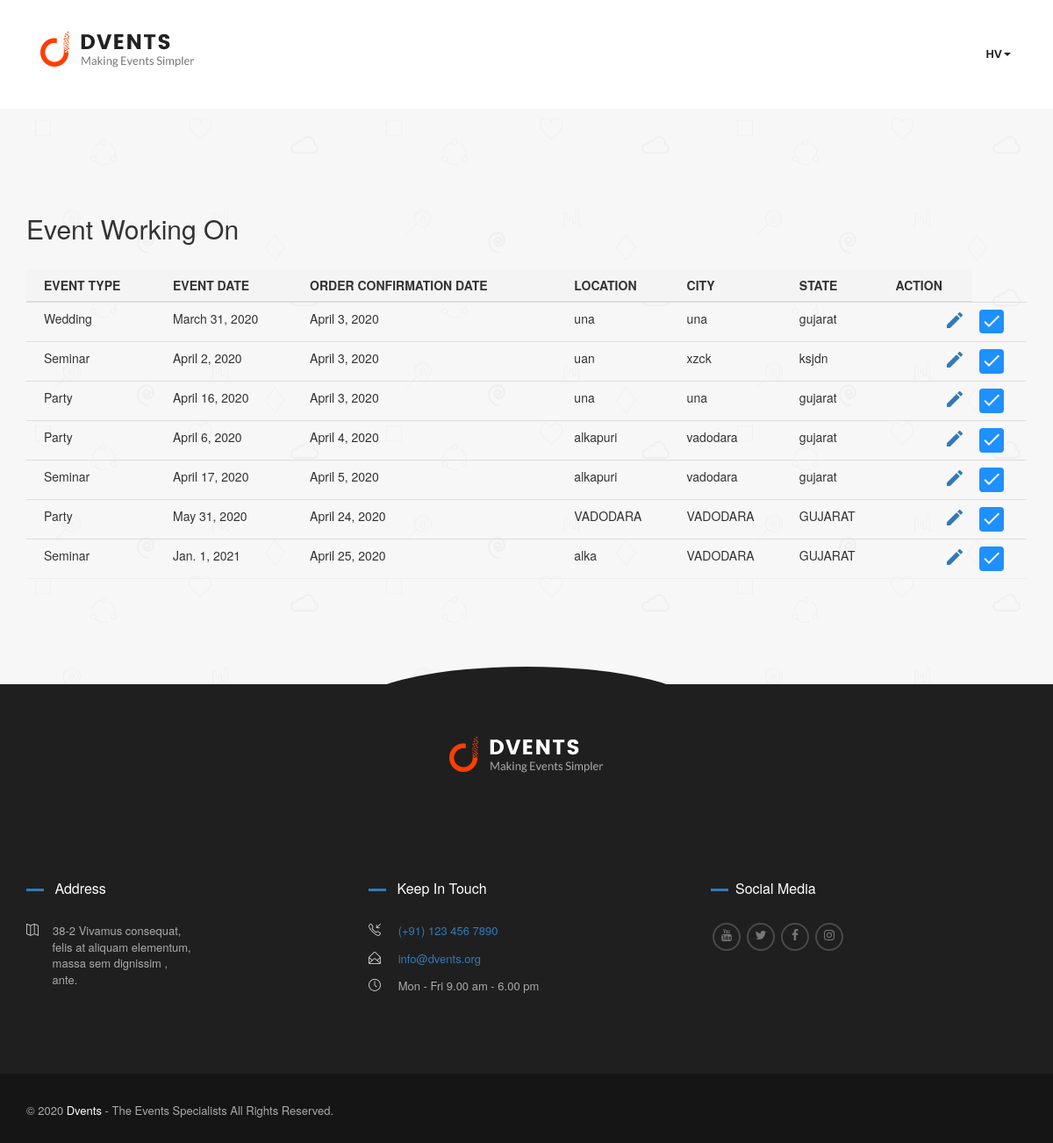
Page /event-working-on/ (signed in) on the committed database.
### events/models.py (models this page shows, shortened)
class EventRegistration(models.Model):
    status = (
    ('not_enroll', 'Not Enroll'),
    ('need_to_work', 'NEED TO WORK'),
    ('in_process', ' IN PROCESS'),
    ('done', 'DONE'),
    )
    Event_Status = (
    ('accepted', 'accepted'),
    ('pending', 'pending'),
    ('reject','reject'),
    ('completed', 'completed'),
    )
    user_id = models.ForeignKey(User, on_delete=models.CASCADE,null=True,related_name='customer')
    manager = models.ForeignKey(User, on_delete=models.CASCADE,null=True,related_name='manager')
    profile_id = models.ForeignKey(Profile,on_delete=models.CASCADE,null=True,related_name='customer_profile')
    manager_profile_id = models.ForeignKey(Profile,on_delete=models.CASCADE,null=True,related_name='manager_profile')
    location = models.CharField(max_length=100,null=True)
    city = models.CharField(max_length=30,null=True)
    state = models.CharField(max_length=30,null=True)
    event_date =  models.DateField(blank=True,null=True)
    budget = models.CharField(max_length=30,null=True)
    event_type = models.CharField(max_length=30,null=True)
    Sound_system = models.CharField(max_length=30,null=True,choices=status)
    Catering = models.CharField(max_length=30,null=True,choices=status)
    Projector = models.CharField(max_length=30,null=True,choices=status)
    Decoration = models.CharField(max_length=30,null=True,choices=status)
    Photographer = models.CharField(max_length=30,null=True,choices=status)
    confirmation = models.CharField(max_length=30,null=True,choices=Event_Status)
    confirmation_date = models.DateField(blank=True,null=True)
    comment = models.CharField(max_length=500,null=True)
    register_date = models.DateField(auto_now=True)
    class Meta:
    	verbose_name_plural = "Event Portal"

### events/views.py (the view)
# urls.py: path('event-working-on/', views.EventWorkingOnView,name="event_working_on"),
def EventWorkingOnView(request):
	if request.user.is_authenticated:
		posts = {'events':EventRegistration.objects.all()}
		return render(request, 'events/Events-working-on.html',posts)
	else:
		messages.success(request,' Please Login First ')

### template/events/Events-working-on.html (shortened to what this page needs)
<!DOCTYPE html>
<html lang="en">
{% load static %}
<head>
<link rel="stylesheet" href="{% static 'events/assets/css/master.css' %}"/>
<link rel="stylesheet" href="https://maxcdn.bootstrapcdn.com/font-awesome/4.7.0/css/font-awesome.min.css">
<link rel="stylesheet" href="https://maxcdn.bootstrapcdn.com/bootstrap/3.3.7/css/bootstrap.min.css">
</head>
  <body>
    <div data-header="sticky" data-header-top="200" data-canvas="container" class="l-theme animated-css">
      <header class="header header-boxed-width header-background-trans header-logo-black header-topbarbox-1-left header-topbarbox-2-right header-navibox-1-left header-navibox-2-right">
        <div class="container container-boxed-width">
          <nav id="nav" class="navbar">
            <div class="container">
              <div class="header-navibox-1">
                <a href="home.html" class="navbar-brand scroll"><img src="{% static 'events/assets/media/general/logo-dark.png' %}" alt="logo" class="scroll-logo hidden-xs"/></a>
              </div>
              {% if user.is_authenticated %}
              <div class="header-navibox-2">
                <ul class="yamm main-menu nav navbar-nav">
                  <li class="dropdown"><a data-toggle="dropdown" class="dropdown-toggle">{{request.user}}<b class="caret"></b></a>
                  </li>
                </ul>
              </div>
              {% endif %}
            </div>
          </nav>
        </div>
      </header>
      <div data-stellar-background-ratio="0.3" class="section-brands bg-grey section-texture-2 stellar">
        <div class="container">
          <div class="row">
            <div class="col-xs-12">
                <h2 class="typography-title">Event Working On </h2>
                <br>
                <div class="table-container">
                  <table class="table table_primary table-type-1" >
                    <thead>
                      <tr>
                        <th>Event type </th>
                        <th>Event date</th>
                        <th>Order Confirmation date</th>
                        <th>Location</th>
                        <th>City</th>
                        <th>State</th>
                        <th>Action</th>
                      </tr>
                    </thead>
                    <tbody>
                      {% for post in events %}
                      {% if post.confirmation == 'accepted' %}
                      <tr>
                        <td>{{post.event_type}}</td>
                        <td>{{post.event_date}}</td>
                        <td>{{post.confirmation_date}}</td>
                        <td>{{post.location}}</td>
                        <td>{{post.city}}</td>
                        <td>{{post.state}}</td>
                        <td align="right">
                            <a href="{% url 'manager_event_view_form' post.id %}" class="view" title="Edit" data-toggle="tooltip"><i class="material-icons">&#xE254;</i>
                           </a>
                         <td align="left">
                             <form action="{% url 'manager_event_view_form' post.id %}" method="POST">
                             <button type="submit" name="action" value="done"class="btn"><i class="material-icons">done</i></button>
                            </form>
                          </td>
                        </td>
                      </tr>
                      {% endif %}
                      {% endfor %}
                    </tbody>
                  </table>
                </div>
            </div>
          </div>
        </div>
      </div>
      <footer class="footer">
        <div class="footer__main">
          <div class="container">
            <div class="row">
              <div class="col-xs-12">
                <div class="text-center"><a href="home.html" class="footer__logo"><img src="{% static 'events/assets/media/general/logo.png' %}" alt="Logo" class="img-responsive"/></a></div>
              </div>
            </div>
            <div class="row">
              <div class="col-md-4">
                <div class="footer-section">
                  <h3 class="footer-section__title ui-title-inner"><i class="ui-decor-2 bg-primary"></i> Address </h3>
                   <div class="footer__contact"><i class="icon icon-map"></i>38-2 Vivamus consequat, <br>&emsp;&emsp; felis at aliquam elementum, <br>&emsp;&emsp; massa sem dignissim , <br>&emsp;&emsp; ante.</div>
                </div>
              </div>
              <div class="col-md-4">
                <section class="footer-section">
                  <h3 class="footer-section__title ui-title-inner"><i class="ui-decor-2 bg-primary"></i> Keep In Touch</h3>
                  <div class="footer__contact"><i class="icon icon-call-in"></i> <a href="tel:+911234567890">(+91) 123 456 7890</div>
                  <div class="footer__contact"><i class="icon icon-envelope-open"></i><a href="mailto:dvents@gmail.com"> info@dvents.org</a></div>
                  <div class="footer__contact"><i class="icon icon-clock"></i> Mon - Fri 9.00 am - 6.00 pm</div>
                </section>
              </div>
              <div class="col-md-4  ">
                <section class="footer-section">
                  <h3 class="footer-section__title ui-title-inner"><i class="ui-decor-2 bg-primary"></i>Social Media</h3>
                  <ul class="social-net list-inline pull-left">
                  <li class="social-net__item"><a href="https://www.youtube.com/" target="_blank"class="social-net__link text-primary_h"><i class="icon fa fa-youtube"></i></a></li>
                  <li class="social-net__item"><a href="https://twitter.com/explore" target="_blank"class="social-net__link text-primary_h"><i class="icon fa fa-twitter"></i></a></li>
                  <li class="social-net__item"><a href="https://www.facebook.com/" target="_blank"class="social-net__link text-primary_h"><i class="icon fa fa-facebook"></i></a></li>
                  <li class="social-net__item"><a href="https://www.instagram.com/" target="_blank"class="social-net__link text-primary_h"><i class="icon fa fa-instagram"></i></a></li>
                </ul>
                </section>
              </div>
            </div>
          </div>
        </div>
        <div class="footer__bottom">
          <div class="container">
            <div class="row">
              <div class="col-xs-12">
                <div class="copyright">© 2020<strong> Dvents</strong> - The Events Specialists All Rights Reserved.</div>
              </div>
            </div>
          </div>
        </div>
      </footer>
    </div>
  </body>
</html>

### static/events/assets/css/theme.css (style rules this page uses)
body { font: 14px/1.8571 Lato; color: #777; background-color: #222; }
.l-theme { position: relative; max-width: 1920px; margin: auto; background-color: #fff; overflow-x: hidden; }
.ui-title-inner { font-size: 18px; }
.btn { position: relative; margin-right: 1px; overflow: hidden; z-index: 1; }
.btn:after { position: absolute; top: 50%; left: 50%; width: 120%; height: 50%; opacity: 0; z-index: -1; content: ''; -webkit-transition: all 0.3s ease 0s; transition: all 0.3s ease 0s; -webkit-transform: translateX(-50%) translateY(-50%) rotate(45deg); transform: translateX(-50%) translateY(-50%) rotate(45deg); }
.ui-decor-2 { display: inline-block; width: 40px; height: 3px; }
.table th:first-child, .table td:first-child { padding-left: 20px; }
.table-type-1 { border-bottom: 1px solid #eee; }
.table-type-1 > thead > tr > th { padding-top: 30px; padding-bottom: 22px; background-color: #f4f4f4; }
.table-container { width: 100%; overflow-y: auto; _overflow: auto; }
.section-texture-2 { background-image: url(../media/general/texture-2.png); }
.bg-grey { background-color: #f7f7f7; }
.text-primary_h, .bg-primary_h, .border_prim_h, .border-t_prim_h, .border-b_prim_h, .border-l_prim_h, .border-r_prim_h, .text-second_h, .bg-second_h, .border_second_h, .border-t_second_h, .border-r_second_h, .border-l_second_h, .border-b_second_h { -webkit-transition: all 0.3s; transition: all 0.3s; }
.section-brands { padding-top: 100px; padding-bottom: 100px; }
.social-net { margin-right: -8px; }
.social-net .social-net__item { float: left; width: 32px; height: 32px; margin-right: 5px; padding: 3px 0; border-radius: 50%; background-color: #e8e8e8; text-align: center; }
.social-net__link { display: block; font-size: 14px; color: #aaa; }
.footer { position: relative; padding-top: 60px; font-size: 13px; color: #aaa; background-color: #1f1f1f; }
.footer:before { position: absolute; top: -20px; left: 50%; width: 400px; height: 100px; margin-left: -200px; border-radius: 50%; background-color: #1f1f1f; content: ''; }
.footer__main { padding-bottom: 77px; }
.footer__logo { display: inline-block; margin-bottom: 53px; }
.footer__contact { margin-bottom: 13px; }
.footer__contact .icon { margin-right: 0; padding-right: 16px; font-size: 14px; color: rgba(255, 255, 255, 0.8); }
.footer__bottom { padding-top: 28px; padding-bottom: 28px; background-color: #151515; }
.footer__bottom:before, .footer__bottom:after { display: table; content: ""; }
.footer__bottom:after { clear: both; }
.footer .copyright { padding-top: 5px; padding-right: 30px; font-size: 13px; color: #aaa; }
.footer .copyright strong { font-weight: 400; color: #fff; }
.footer .footer-section { margin-top: 65px; }
.footer .footer-section__title { margin-bottom: 31px; font-size: 16px; font-weight: 500; color: white; }
.footer .ui-decor-2 { width: 20px; margin-right: 8px; vertical-align: middle; }
.footer .social-net__item { margin-right: 0; margin-left: 7px; padding-top: 1px; border: 2px solid rgba(250, 250, 250, 0.2); background-color: transparent; }
.footer .social-net__link { color: #777; }

### template/events/Events-working-on.html (style rules this page uses)
.btn { background-color: DodgerBlue; border: none; color: white; padding: 1px 2px; font-size: 2px; cursor: pointer; }

### rows in the picture
EventRegistration: event_type "Wedding", event_date "March 31, 2020", confirmation_date "April 3, 2020", location "una", city "una", state "gujarat"
EventRegistration: event_type "Seminar", event_date "April 2, 2020", confirmation_date "April 3, 2020", location "uan", city "xzck", state "ksjdn"
EventRegistration: event_type "Party", event_date "April 16, 2020", confirmation_date "April 3, 2020", location "una", city "una", state "gujarat"
EventRegistration: event_type "Party", event_date "April 6, 2020", confirmation_date "April 4, 2020", location "alkapuri", city "vadodara", state "gujarat"
EventRegistration: event_type "Seminar", event_date "April 17, 2020", confirmation_date "April 5, 2020", location "alkapuri", city "vadodara", state "gujarat"
EventRegistration: event_type "Party", event_date "May 31, 2020", confirmation_date "April 24, 2020", location "VADODARA", city "VADODARA", state "GUJARAT"
EventRegistration: event_type "Seminar", event_date "Jan. 1, 2021", confirmation_date "April 25, 2020", location "alka", city "VADODARA", state "GUJARAT"

### other values in the picture
{{ request.user }} "HV"
